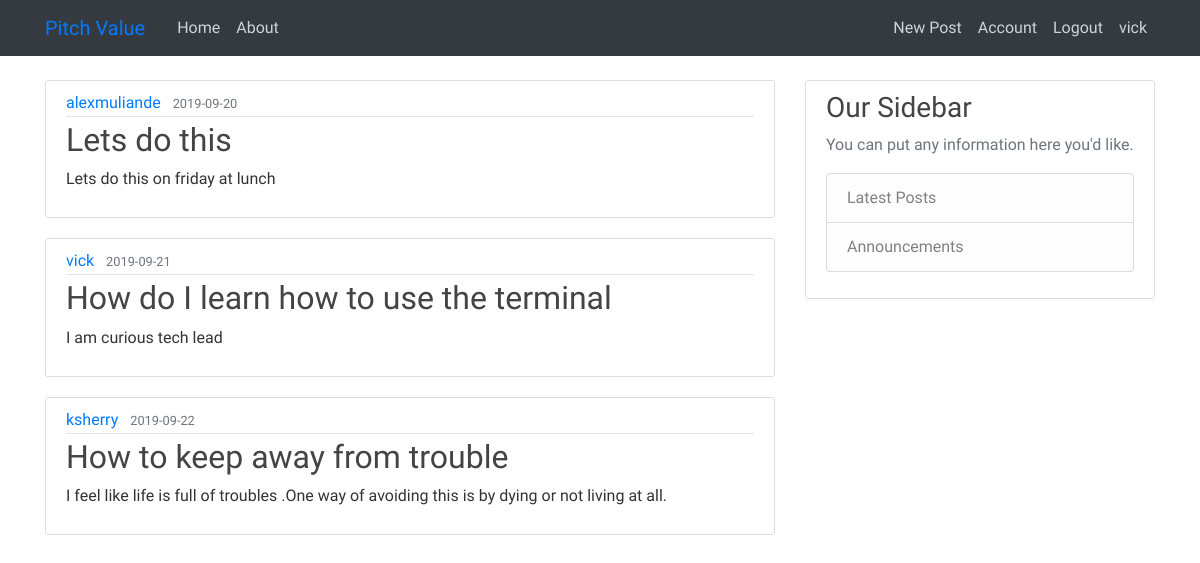
The app's page /home (signed in) with its own data.
### pitch/models.py (models this page shows, shortened)
class User(db.Model, UserMixin):
    id = db.Column(db.Integer,primary_key=True)
    username = db.Column(db.String(20),unique=True,nullable=False)
    email = db.Column(db.String(20),unique=True,nullable=False)
    image_file = db.Column(db.String(20), nullable=False, default='default.jpg')
    password = db.Column(db.String(60), nullable=False)
    posts = db.relationship('Post', backref='author', lazy=True)
    comment = db.relationship('Comment',backref = 'author',lazy=True)

class Post(db.Model):
    id = db.Column(db.Integer,primary_key=True)
    title = db.Column(db.String(100), nullable=False)
    date_posted = db.Column (db.DateTime, nullable=False, default=datetime.utcnow)
    content = db.Column(db.Text, nullable=False)
    user_id = db.Column(db.Integer, db.ForeignKey('user.id'), nullable = False)

### pitch/routes.py (the view)
@app.route("/")
@app.route("/home")
def home():
    posts = Post.query.all()
    return render_template('home.html', posts=posts)

### pitch/models.py (called while the page is built)
@login_manager.user_loader
def load_user(user_id):
    return User.query.get(int(user_id))

### pitch/templates/home.html (shortened to what this page needs)
{% extends "base.html"%}
{% block content%}
    {% for post in posts %}
    <article class="media content-section">
            <div class="media-body">
              <div class="article-metadata">
                <a class="mr-2" href="#">{{ post.author.username }}</a>
                <small class="text-muted">{{ post.date_posted.strftime('%Y-%m-%d') }}</small>
              </div>
              <h2><a class="article-title" href="{{ url_for('post', post_id=post.id)}}">{{ post.title }}</a></h2>
              <p class="article-content">{{ post.content }}</p>
            </div>
          </article>
    {% endfor %}
{% endblock content%}

### pitch/templates/base.html (shortened to what this page needs)
<!DOCTYPE html>
<html lang="en">
<head>
    <link rel="stylesheet" href="https://stackpath.bootstrapcdn.com/bootstrap/4.3.1/css/bootstrap.min.css"
>
        <link rel="stylesheet" type="text/css" href="{{url_for('static',filename='styles.css')}}">
</head>
<body>
    <header class="site-header">
        <nav class="navbar navbar-expand-md navbar-steel bg-dark fixed-top">
            <div class="container">
                <a class="navbar-brand mr-4" href="/">Pitch Value</a>
                <div class="collapse navbar-collapse" id="navbarToggle">
                    <div class="navbar-nav mr-auto">
                        <a class="nav-item nav-link" href="{{url_for('home')}}">Home</a>
                        <a class="nav-item nav-link" href="{{url_for('about')}}">About</a>
                    </div>
                    <div class="navbar-nav">
                        {% if current_user.is_authenticated %}
                        <a class="nav-item nav-link" href="{{url_for('new_post')}}">New Post</a>
                        <a class="nav-item nav-link" href="{{url_for('account')}}">Account</a>
                        <a class="nav-item nav-link" href="{{url_for('logout')}}">Logout</a>
                        <a class="nav-item nav-link" href="{{url_for('logout')}}">{{ current_user.username}}</a>
                        {% else %}
                        <a class="nav-item nav-link" href="{{url_for('login')}}">Login</a>
                        <a class="nav-item nav-link" href="{{url_for('register')}}">Register</a>
                        {% endif %}
                    </div>
                </div>
            </div>
        </nav>
    </header>
    <main role="main" class="container">
        <div class="row">
            <div class="col-md-8">
                {% block content %}{% endblock %}
            </div>
            <div class="col-md-4">
                <div class="content-section">
                    <h3>Our Sidebar</h3>
                    <p class='text-muted'>You can put any information here you'd like.
                        <ul class="list-group">
                            <a class="list-group-item list-group-item-light" href="{{url_for('home')}}">Latest Posts</a>
                            <a class="list-group-item list-group-item-light" href="{{url_for('about')}}">Announcements</a>
                        </ul>
                    </p>
                </div>
            </div>
        </div>
    </main>
</body>
</html>

### pitch/static/styles.css (style rules this page uses)
body { background-image: url('https://cdn.pixabay.com/photo/2013/07/12/17/22/agenda-152092__340.png'); font-family: 'Signika', sans-serif; color: #333333; margin-top: 5rem; }
h1, h2, h3, h4, h5, h6 { color: #444444; }
.site-header .navbar-nav .nav-link { color: #cbd5db; }
.content-section { background: #ffffff; padding: 10px 20px; border: 1px solid #dddddd; border-radius: 3px; margin-bottom: 20px; }
.article-title { color: #444444; }
.article-content { white-space: pre-line; }
.article-metadata { padding-bottom: 1px; margin-bottom: 4px; border-bottom: 1px solid #e3e3e3 }

### records on screen
User: username "vick"
Post: author.username "alexmuliande", date_posted "2019-09-20", title "Lets do this", content "Lets do this on friday at lunch"
Post: author.username "vick", date_posted "2019-09-21", title "How do I learn how to use the terminal", content "I am curious tech lead"
Post: author.username "ksherry", date_posted "2019-09-22", title "How to keep away from trouble", content "I feel like life is full of troubles .One way of avoiding this is by dying or not living at all."
